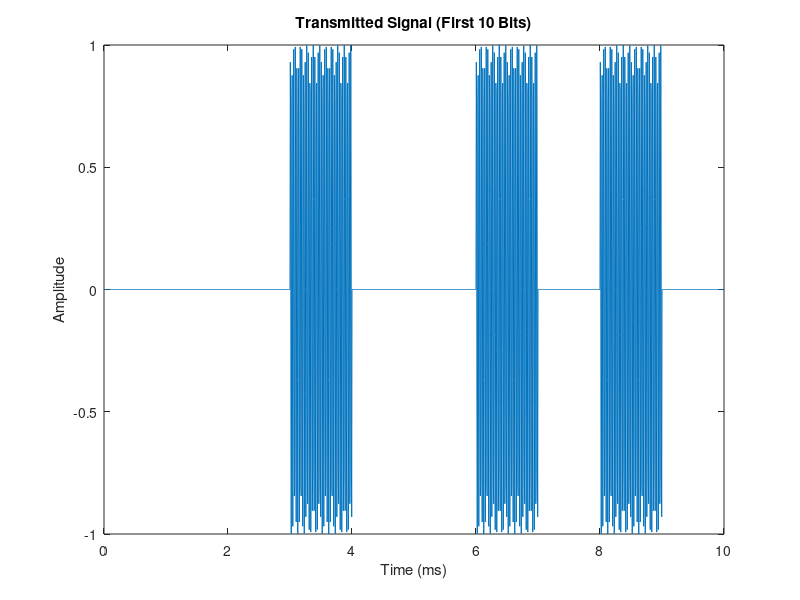
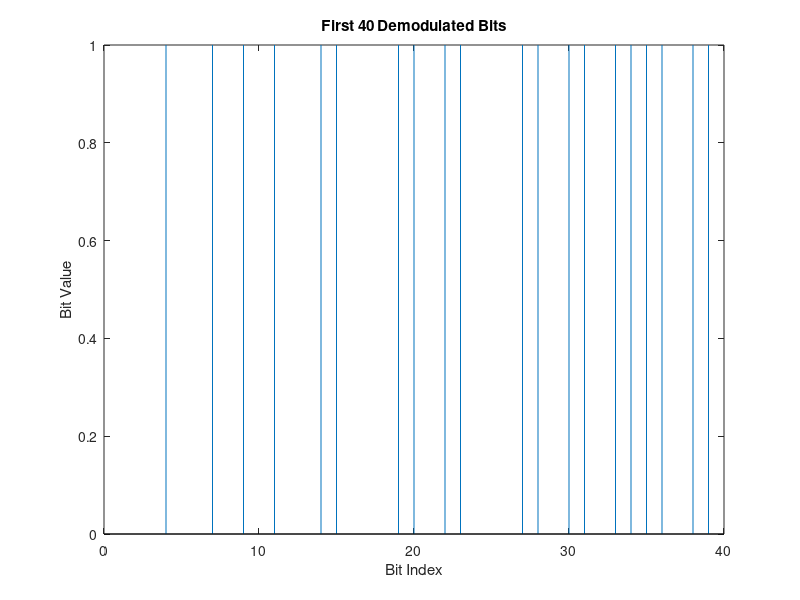

Write MATLAB code to recreate these figures, in order.
clear; clc; close all;

tx_msg = 'Hello World';
ascii_vals = double(tx_msg);
disp('ASCII Codes for each character in "Hello World":');
disp(ascii_vals);

tx_bits = [];  

for iChar = 1:length(ascii_vals)
    charVal = ascii_vals(iChar);
    for b = 0:7
        bitVal = bitget(charVal, b+1); 
        tx_bits = [tx_bits, bitVal];
    end
end

disp('Bit stream (LSB-first for each character):');
disp(tx_bits);

bitrate      = 1000;       
carrier_freq = 38000;     
Fs           = 200000;    
Tb           = 1/bitrate;  

samples_per_bit = round(Tb * Fs);

total_bits     = length(tx_bits);
total_duration = total_bits * Tb;
t             = 0 : 1/Fs : (total_duration - 1/Fs);

carrier = sin(2*pi*carrier_freq * t); 

tx_signal = zeros(size(t));

index_start = 1;
for iBit = 1:total_bits
    bitVal = tx_bits(iBit);
    
    index_end = index_start + samples_per_bit - 1;
    
    if bitVal == 1
        tx_signal(index_start:index_end) = carrier(index_start:index_end);
    else
        tx_signal(index_start:index_end) = 0;
    end
    
    index_start = index_end + 1;
end

figure;
plot(t(1:10*samples_per_bit)*1e3, tx_signal(1:10*samples_per_bit));
xlabel('Time (ms)');
ylabel('Amplitude');
title('Transmitted Signal (First 10 Bits)');

rx_signal = tx_signal; 

reference_carrier = sin(2*pi*carrier_freq * t); 
mixed_signal = rx_signal .* reference_carrier;
demod_bits = zeros(1, total_bits);
idx_start  = 1;

for iBit = 1:total_bits
    idx_end  = idx_start + samples_per_bit - 1;
    bit_chunk = mixed_signal(idx_start:idx_end);
    
    energy = sum(abs(bit_chunk));
    
    threshold = samples_per_bit * 0.4; 

    if energy > threshold
        demod_bits(iBit) = 1;
    else
        demod_bits(iBit) = 0;
    end
    
    idx_start = idx_end + 1;
end

num_chars = length(demod_bits)/8;
rx_ascii = zeros(1, num_chars);  

bit_idx = 1;
for c = 1:num_chars
    byte_val = 0;
    for b = 0:7
        bit_val = demod_bits(bit_idx);
        byte_val = bitset(byte_val, b+1, bit_val);
        bit_idx = bit_idx + 1;
    end
    rx_ascii(c) = byte_val;
end

rx_msg = char(rx_ascii);

disp('Demodulated Bits:');
disp(demod_bits);

disp('Reconstructed ASCII values:');
disp(rx_ascii);

disp('Reconstructed Message:');
disp(rx_msg);

figure;
stem(demod_bits(1:40), 'Marker','none');
xlabel('Bit Index');
ylabel('Bit Value');
title('First 40 Demodulated Bits');
